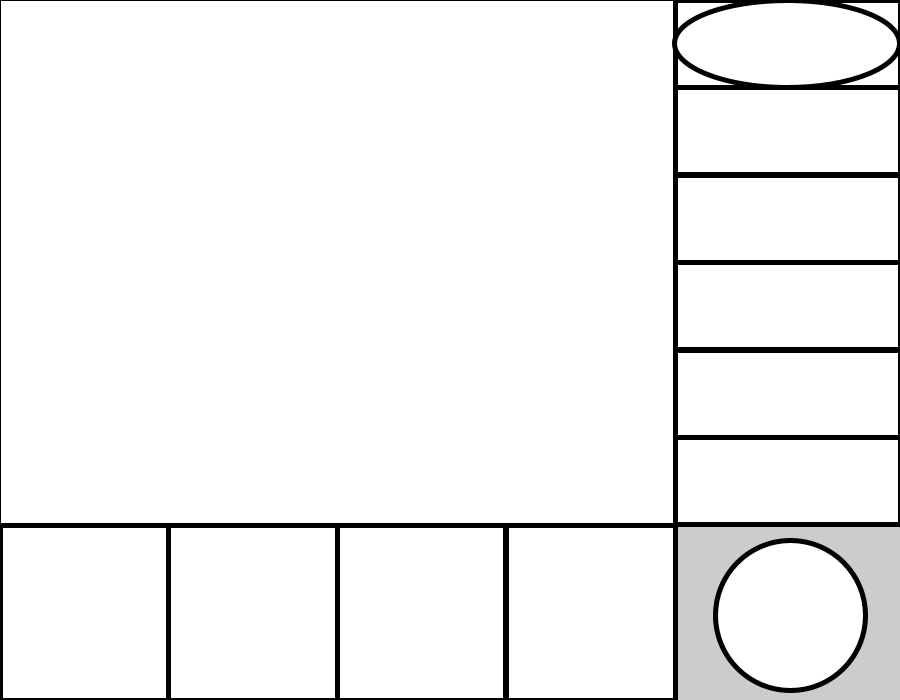
Frame 1 (no input)
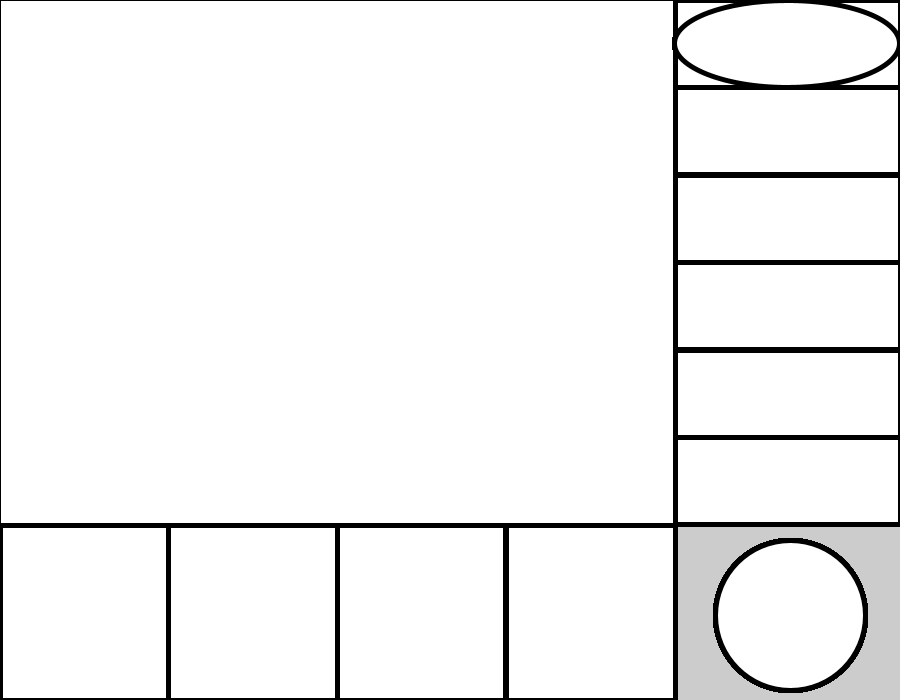
Frame 60 (the mouse pressed at the canvas centre just before this capture)
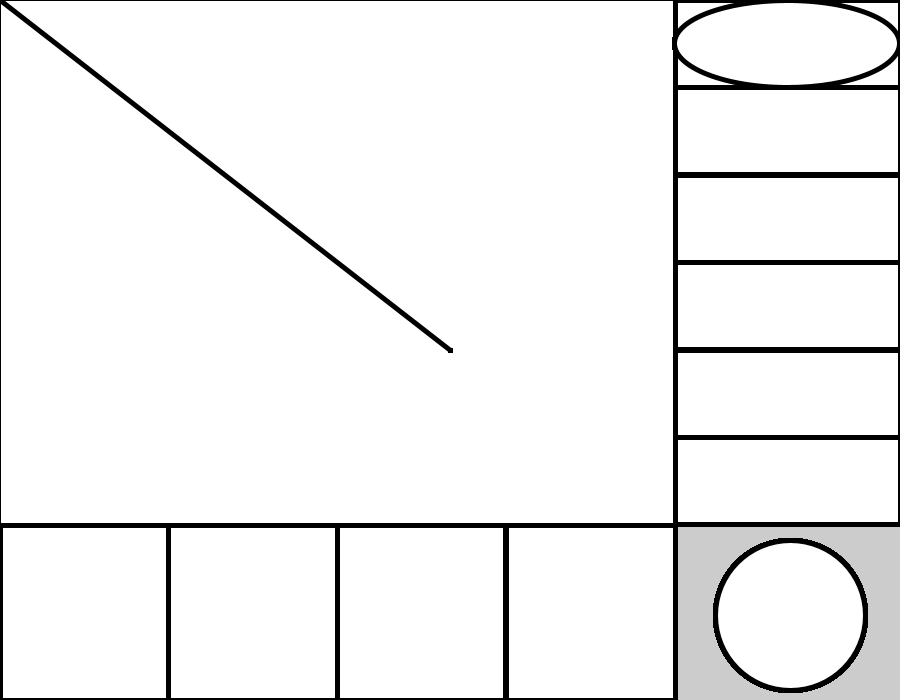
Frame 120 (the mouse held since frame 60 and released just before this capture)

The Processing sketch that drew these frames (run headless with seeded random() and noise(); from frame 60 on, the mouse is pressed at the canvas centre):

// Processing sketch: sketch_191106b
// ── sketch_191106b.pde
 //golbal variables
float DrawX, DrawY, DrawWidth, DrawHeight;
float rect1X , rect1Y;
float rectDiameter1X, rectDiameter1Y;
float rectbutton1X, rectbutton1Y;
float rect2X , rect2Y;
float rectDiameter2X, rectDiameter2Y;
float rect3X , rect3Y;
float rectDiameter3X, rectDiameter3Y;
float rect4X , rect4Y;
float rectDiameter4X, rectDiameter4Y;
float rect5X , rect5Y;
float rectDiameter5X, rectDiameter5Y;
float rect6X , rect6Y;
float rectDiameter6X, rectDiameter6Y;
float rect7X , rect7Y;
float rectDiameter7X, rectDiameter7Y;
float rect8X , rect8Y;
float rectDiameter8X, rectDiameter8Y;
float rect9X , rect9Y;
float rectDiameter9X, rectDiameter9Y;
float rect10X , rect10Y;
float rectDiameter10X, rectDiameter10Y;

float pencilDiameter = 10;

boolean draw = false;







void setup(){
size(900, 700);
DrawX = width* 0/8;
DrawY = height*0/8;
DrawWidth = width*6/8;
DrawHeight = height*6/8;

rect1X = width * 6/8;
rect1Y = height* 0/8;
rectDiameter1X = width* 2/8;
rectDiameter1Y = height* 1/8;
rectbutton1X = width * 7/8;
rectbutton1Y = height *0.5/8;

rect2X = width * 6/8;
rect2Y = height* 1/8;
rectDiameter2X = width* 2/8;
rectDiameter2Y = height* 1/8;

rect3X = width * 6/8;
rect3Y = height* 2/8;
rectDiameter3X = width* 2/8;
rectDiameter3Y = height* 1/8;

rect4X = width * 6/8;
rect4Y = height* 3/8;
rectDiameter4X = width* 2/8;
rectDiameter4Y = height* 1/8;

rect5X = width * 6/8;
rect5Y = height* 4/8;
rectDiameter5X = width* 2/8;
rectDiameter5Y = height* 1/8;

rect6X = width * 6/8;
rect6Y = height* 5/8;
rectDiameter6X = width* 2/8;
rectDiameter6Y = height* 1/8;

rect7X = width * 0/8;
rect7Y = height* 6/8;
rectDiameter7X = width* 1.5/8;
rectDiameter7Y = height* 2/8;

rect8X = width * 1.5/8;
rect8Y = height* 6/8;
rectDiameter8X = width* 1.5/8;
rectDiameter8Y = height* 2/8;

rect9X = width * 3/8;
rect9Y = height* 6/8;
rectDiameter9X = width* 1.5/8;
rectDiameter9Y = height* 2/8;

rect10X = width * 4.5/8;
rect10Y = height* 6/8;
rectDiameter10X = width* 1.5/8;
rectDiameter10Y = height* 2/8;


  rect( DrawX, DrawY, DrawWidth, DrawHeight);






}
void draw() {
  strokeWeight(5);
  if(draw == true) {
 line(mouseX,mouseY, pmouseX, pmouseY);}
   
  
  //right row button
  rect(rect1X, rect1Y, rectDiameter1X, rectDiameter1Y);
  ellipse(rectbutton1X, rectbutton1Y, rectDiameter1X, rectDiameter1Y);
  rect(rect2X, rect2Y, rectDiameter2X, rectDiameter2Y);
  rect(rect3X, rect3Y, rectDiameter3X, rectDiameter3Y);
  rect(rect4X, rect4Y, rectDiameter4X, rectDiameter4Y);
  rect(rect5X, rect5Y, rectDiameter5X, rectDiameter5Y);
  rect(rect6X, rect6Y, rectDiameter6X, rectDiameter6Y);
  
  //bottom buttons
  rect(rect7X, rect7Y, rectDiameter7X, rectDiameter7Y);
  rect(rect8X, rect8Y, rectDiameter8X, rectDiameter8Y);
  rect(rect9X, rect9Y, rectDiameter9X, rectDiameter8Y);
  rect(rect10X, rect10Y, rectDiameter10X, rectDiameter10Y);
  
  //ellipse();
  //ellipse();
  //ellipse();
  //ellipse();
  
  //clear button
  ellipse(790,615,150,150);
  
  
  //lines of color

  
}
void mouseReleased(){
  {if(draw == true) draw = false;}
}

void mousePressed(){
  {if(draw == false) draw = true;}
}
